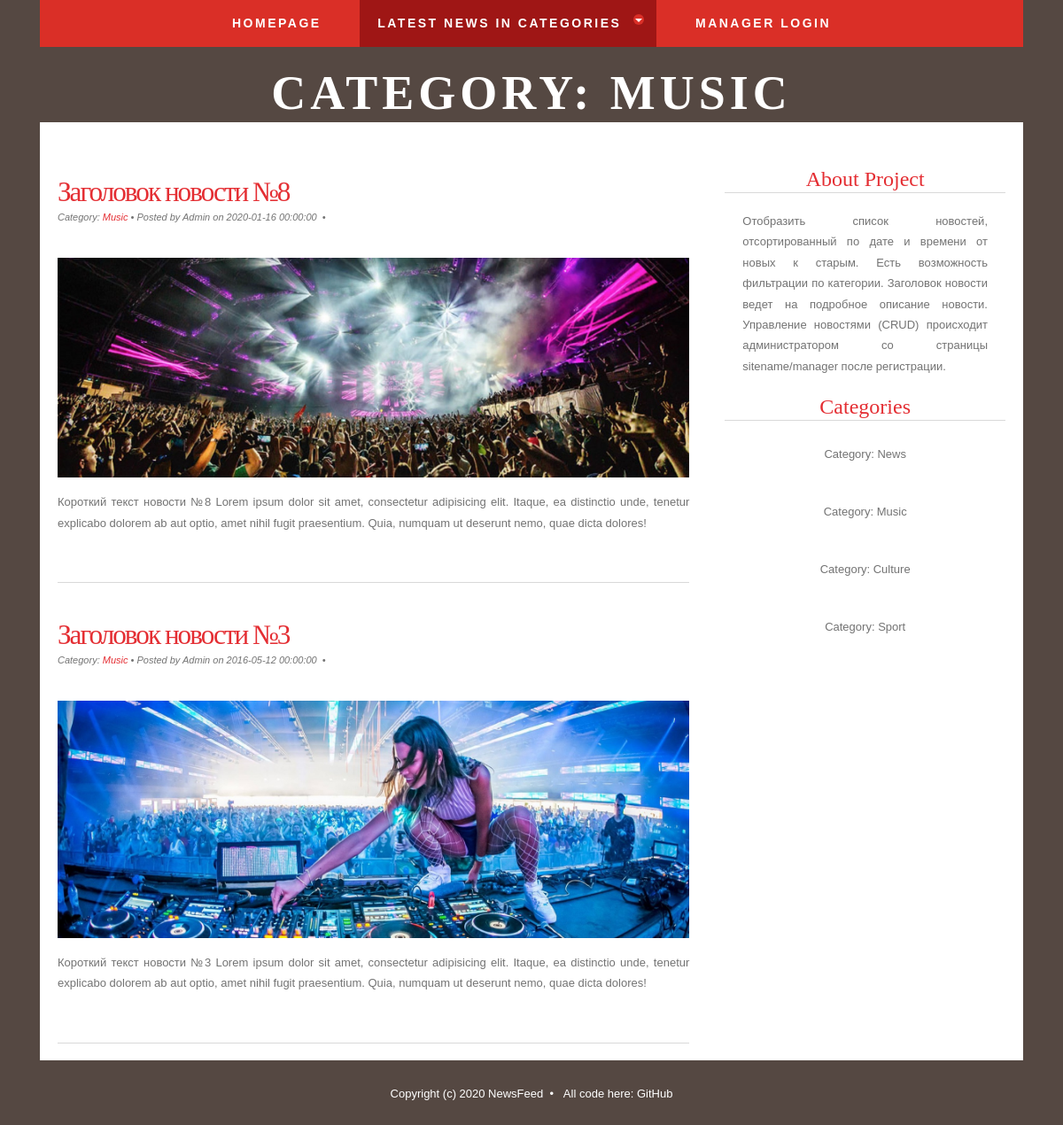
The page /news/Music on the database its author committed.
### tables this page shows
CREATE TABLE `news` (
  `id` int(11) NOT NULL,
  `title` varchar(255) NOT NULL,
  `date` datetime NOT NULL DEFAULT CURRENT_TIMESTAMP,
  `short_content` text NOT NULL,
  `content` text NOT NULL,
  `author_name` varchar(255) NOT NULL DEFAULT 'Admin',
  `category` varchar(50) DEFAULT NULL
);

### config/routes.php (called while the page is built)
<?php
return array(
    'user/login' => 'user/login',
    'user/logout' => 'user/logout',
    'manager' => 'manager/index',
    'manager/view' => 'manager/view',
    'manager/create' => 'manager/create',
    'manager/update/([0-9]+)' => 'manager/update/$1',
    'manager/delete/([0-9]+)' => 'manager/delete/$1',
    'news/([A-Za-z]+)' => 'news/category/$1',
    'news/([0-9]+)' => 'news/view/$1',
    'news' => 'news/index',
    '' => 'news/index',
);

### controllers/NewsController.php (called while the page is built, shortened)
<?php
class NewsController {
    public function actionCategory($category) {
        $latestNewsInCategories = News::getLatestNewsInCategories();
        $newsInCategory = News::getNewsInCategory($category);
        require_once(ROOT . '/views/news/category.php');
        return true;
    }
}

### index.php (called while the page is built, shortened)
<?php
require_once(ROOT.'/components/Autoload.php');
$router = new Router();
$router->run();

### components/Autoload.php (called while the page is built, shortened)
<?php
spl_autoload_register(function ($class_name) {
    $array_paths = array(
        '/models/',
        '/components/',
        '/controllers/',
    );
    foreach ($array_paths as $path) {
        $path = ROOT . $path . $class_name . '.php';
    }
});

### models/User.php (called while the page is built, shortened)
<?php
class User {
    public static function isGuest() {
        return true;
    }
}

### models/News.php (called while the page is built, shortened)
<?php
class News {
    public static function getLatestNewsInCategories() {
        $latestNewsInCategories = array();
        $db = Db::getConnection();
        $result = $db->query("SELECT news.id, news.category, news.title, news.date FROM `news` INNER JOIN "
                . "(SELECT MAX(date) as md, category FROM news GROUP BY category) aux ON "
                . "(news.category=aux.category and news.date=aux.md) ORDER BY date DESC");
        $i = 0;
        while ($row = $result->fetch()) {
            $latestNewsInCategories[$i]['id'] = $row['id'];
            $latestNewsInCategories[$i]['category'] = $row['category'];
            $latestNewsInCategories[$i]['title'] = $row['title'];
            $i++;
        }
        return $latestNewsInCategories;
    }
    public static function getNewsInCategory($category) {
        $db = Db::getConnection();
        $sql = 'SELECT id, title, date, author_name, short_content, category FROM news '
                . 'WHERE category = :category ORDER BY date DESC';
        $result = $db->prepare($sql);
        $result->bindParam(':category', $category, PDO::PARAM_STR);
        $result->execute();
        $i = 0;
        $newsInCategory = array();
        while ($row = $result->fetch()) {
            $newsInCategory[$i]['id'] = $row['id'];
            $newsInCategory[$i]['title'] = $row['title'];
            $newsInCategory[$i]['date'] = $row['date'];
            $newsInCategory[$i]['author_name'] = $row['author_name'];
            $newsInCategory[$i]['short_content'] = $row['short_content'];
            $newsInCategory[$i]['category'] = $row['category'];
            $i++;
        }
        return $newsInCategory;
    }
}

### views/news/category.php (the view, shortened to what this page needs)
<!DOCTYPE html>
<html lang="en">
    <head>
        <link href="/template/css/bootstrap.min.css" rel="stylesheet" type="text/css">
        <link href="/template/css/style.css" rel="stylesheet" type="text/css" media="screen">
        <link href="/template/css/menu.css" rel="stylesheet" >
    </head>
    <body>
        <div class="container">
            <div class="header">
                <div class="row">
                    <div class="col-sm-12">
                        <div id="cssmenu" class="align-center">
                            <ul>
                                <li><a href="/">Homepage</a></li>
                                <li class="has-sub active"><a href="#">Latest News IN Categories</a>
                                </li>
                                <?php if (User::isGuest()): ?>
                                    <li><a href="/user/login/">Manager Login</a></li>
                                <?php else: ?>
                                    <li><a href="/user/logout/">Logout</a></li>
                                <?php endif; ?>
                            </ul>
                        </div>
                    </div>
                </div>
                <div class="row" id="wrapper">
                    <div class="col-sm-12">
                        <div id="logo">
                            <h1><a href="/">Category: <?php echo $category ?></a></h1>
                        </div>
                    </div>
                </div>
            </div>
            <div class="content" id="page">
                <div id="page-bgtop">
                    <div id="page-bgbtm">
                        <div class="col-sm-8" id="content">
                            <?php foreach ($newsInCategory as $newsItem): ?>
                                <div class="post">
                                    <h2 class="title"><a href='/news/<?php echo $newsItem['id']; ?>'><?php echo htmlentities($newsItem['title']); ?></a></h2>
                                    <p class="meta">Category: <a href='/news/<?php echo $newsItem['category']; ?>'>
                                            <?php echo $newsItem['category']; ?></a>&nbsp;&bull;&nbsp;Posted by
                                        <?php echo $newsItem['author_name']; ?> on <?php echo $newsItem['date']; ?>
                                        &nbsp;&bull;&nbsp;
                                    <div class="entry">
                                        <p><img src="/template/images/<?php echo $newsItem['id']; ?>.jpg" alt="" /></p>
                                        <p><?php echo htmlentities($newsItem['short_content']); ?></p>
                                    </div>
                                </div>
                            <?php endforeach; ?>
                        </div>
                        <div class="col-sm-4" id="sidebar">
                            <ul>
                                <li>
                                    <h2>About Project</h2>
                                    <p>Отобразить список новостей, отсортированный по дате и времени от новых к старым.
                                        Есть возможность фильтрации по категории. Заголовок новости ведет на подробное
                                        описание новости. Управление новостями (CRUD) происходит администратором со страницы
                                        sitename/manager после регистрации.</p>
                                </li>
                                <li>
                                    <h2>Categories</h2>
                                    <?php foreach ($latestNewsInCategories as $newsCategory): ?>
                                        <ul>
                                            <li><a href='/news/<?php echo $newsCategory['category']; ?>'>Category: <?php echo $newsCategory['category']; ?></a></li>
                                        </ul>
                                    <?php endforeach; ?>
                                </li>
                            </ul>
                        </div>
                        <div style="clear: both;">&nbsp;</div>
                    </div>
                </div>
            </div>
            <footer id="footer">
                <p>Copyright (c) 2020 NewsFeed &nbsp;&bull;&nbsp;&nbsp;&nbsp;All code here: <a href="https://github.com/SavelIV/NewsFeed">GitHub</a></p>
            </footer>
        </div>
    </body>
</html>

### components/Router.php (shortened to what this page needs)
<?php
class Router {
    private $routes;
    public function __construct() {
        $routesPath = ROOT . '/config/routes.php';
        $this->routes = include($routesPath);
    }
    private function getURI() {
        if (!empty($_SERVER['REQUEST_URI'])) {
            return trim($_SERVER['REQUEST_URI'], '/');
        }
    }
    public function run() {
        $uri = $this->getURI();
        foreach ($this->routes as $uriPattern => $path) {
            if (preg_match("~^$uriPattern$~", $uri)) {
                $internalRoute = preg_replace("~^$uriPattern$~", $path, $uri);
                $segments = explode('/', $internalRoute);
                $controllerName = array_shift($segments) . 'Controller';
                $actionName = 'action' . ucfirst(array_shift($segments));
                $parameters = $segments;
                $controllerObject = new $controllerName;
                $result = call_user_func_array(array($controllerObject, $actionName), $parameters);
                if ($result != null) {
                    break;
                }
            }
        }
    }
}

### template/css/style.css (style rules this page uses)
body { height: 100%; margin: 0; padding: 0; display: flex; flex-direction: column; background: #554842; font-family: Arial, Helvetica, sans-serif; font-size: 13px; color: #737373; }
h1, h2, h3 { margin: 0; padding: 0; font-family: 'Arvo', serif; font-weight: normal; color: #FFA800; }
h1 { font-size: 2em; }
h2 { font-size: 2.4em; }
p, ul, ol { margin-top: 0; line-height: 180%; }
a { text-decoration: none; color: #E42E33; }
img { width: 100%; height: auto; }
#wrapper { margin: 0 auto; padding: 0; }
#logo { margin: 0px auto; padding: 20px 0px 0px 0px; color: #FFFFFF; }
#logo h1, #logo p { display: block; margin: 0; padding: 0; }
#logo h1 { margin: 0px; letter-spacing: 5px; text-align: center; text-transform: uppercase; font-size: 54px; font-weight: bold; color: #FFFFFF; }
#logo h1 a { color: #FFFFFF; }
#logo a { border: none; background: none; text-decoration: none; color: #FFFFFF; }
#page { margin: 0 auto; padding: 0; background-color: #FFFFFF; }
#page-bgbtm { margin: 0px; padding: 20px 20px 0px 20px; }
#content { float: left; padding: 0px 0px 0px 0px; }
.post { clear: both; padding: 30px 0px; border-bottom: 1px solid #D9D9D9; }
.post .title { padding-top: 10px; letter-spacing: -2px; }
.post .title a { border: none; color: #E42E33; }
.post .meta { padding-bottom: 10px; text-align: left; font-family: Arial, Helvetica, sans-serif; font-size: 11px; font-style: italic; }
.post .entry { text-align: justify; margin-bottom: 25px; padding: 10px 0px 0px 0px; }
#sidebar { float: right; padding: 30px 0px 0px 40px; }
#sidebar ul { margin: 0; padding: 0; list-style: none; }
#sidebar li { margin: 0; padding: 0; }
#sidebar li ul { margin: 0px 15px; padding-bottom: 30px; }
#sidebar li li { text-align: center; line-height: 35px; }
#sidebar h2 { text-align: center; margin-bottom: 20px; border-bottom: 1px solid #D9D9D9; font-size: 24px; color: #E42E33; }
#sidebar p { margin: 0 0px; padding: 0px 20px 20px 20px; text-align: justify; }
#sidebar a { border: none; color: #737373; }
#footer { overflow: hidden; margin: 0px auto 40px auto; font-family: Arial, Helvetica, sans-serif; }
#footer p { display: block; padding: 30px 0px; line-height: normal; text-align: center; color: #FFFFFF; }
#footer a { color: #FFFFFF; }

### template/css/menu.css (style rules this page uses)
#cssmenu { background: #DA2F27; width: auto; padding: 0; line-height: 1; display: block; position: relative; font-family: 'Cabin', sans-serif; z-index: 9999; }
#cssmenu ul { list-style: none; margin: 0; padding: 0; display: block; }
#cssmenu ul:after, #cssmenu:after { content: " "; display: block; font-size: 0; height: 0; clear: both; visibility: hidden; }
#cssmenu ul li { margin: 0 10px; padding: 0; display: block; position: relative; }
#cssmenu ul li a { text-decoration: none; display: block; margin: 0; -webkit-transition: color .2s ease; -moz-transition: color .2s ease; -ms-transition: color .2s ease; -o-transition: color .2s ease; transition: color .2s ease; -webkit-box-sizing: border-box; -moz-box-sizing: border-box; box-sizing: border-box; }
#cssmenu > ul > li { float: left; }
#cssmenu.align-center > ul > li { float: none; display: inline-block; }
#cssmenu.align-center > ul { text-align: center; }
#cssmenu > ul > li:after { content: ""; display: block; position: absolute; width: 100%; height: 0; top: 0; z-index: 0; background: #9F1615; -webkit-transition: height .2s; -moz-transition: height .2s; -ms-transition: height .2s; -o-transition: height .2s; transition: height .2s; }
#cssmenu > ul > li.has-sub > a { padding-right: 40px; }
#cssmenu > ul > li.has-sub > a:after { display: block; content: ""; background: #9F1615; height: 12px; width: 12px; position: absolute; border-radius: 13px; right: 14px; top: 16px; }
#cssmenu > ul > li.has-sub > a:before { display: block; content: ""; border: 4px solid transparent; border-top-color: #333; z-index: 2; height: 0; width: 0; position: absolute; right: 16px; top: 21px; }
#cssmenu > ul > li > a { color: #fff; padding: 15px 20px; font-weight: 600; letter-spacing: 2.5px; text-transform: uppercase; font-size: 14px; z-index: 2; position: relative; }
#cssmenu > ul > li:hover:after, #cssmenu > ul > li.active:after { height: 100%; }
#cssmenu > ul > li:hover > a, #cssmenu > ul > li.active > a { color: #fff; }
#cssmenu > ul > li:hover > a:after, #cssmenu > ul > li.active > a:after { background: #DA2F27; }
#cssmenu > ul > li:hover > a:before, #cssmenu > ul > li.active > a:before { border-top-color: #ffffff; }
#cssmenu > ul > li > a { display: block; }
#cssmenu > ul > li { width: auto; }

### rows shown on the page
news: title "Заголовок новости №8", category "Music", author_name "Admin", date "2020-01-16 00:00:00", shows a picture, short_content "Короткий текст новости №8 Lorem ipsum dolor sit amet, consectetur adipisicing elit. Itaque, ea distinctio unde, tenetur explicabo dolorem ab aut optio, amet nihil fugit praesentium. Quia, numquam ut deserunt nemo, quae dicta dolores!"
news: title "Заголовок новости №3", category "Music", author_name "Admin", date "2016-05-12 00:00:00", shows a picture, short_content "Короткий текст новости №3 Lorem ipsum dolor sit amet, consectetur adipisicing elit. Itaque, ea distinctio unde, tenetur explicabo dolorem ab aut optio, amet nihil fugit praesentium. Quia, numquam ut deserunt nemo, quae dicta dolores!"
news: category "News"
news: category "Culture"
news: category "Sport"

### other values the page prints
$newsCategory['category'] "Music"
